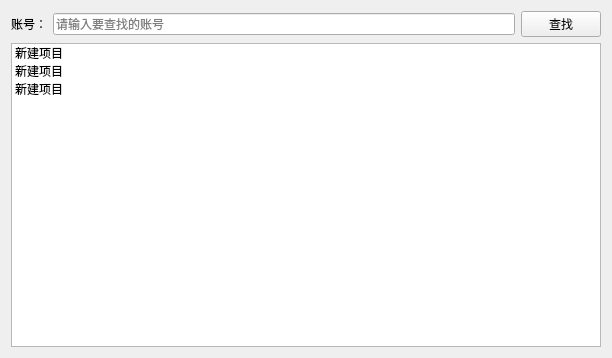
<?xml version="1.0" encoding="UTF-8"?>
<ui version="4.0">
 <class>findFrined</class>
 <widget class="QWidget" name="findFrined">
  <property name="geometry">
   <rect>
    <x>0</x>
    <y>0</y>
    <width>612</width>
    <height>358</height>
   </rect>
  </property>
  <property name="minimumSize">
   <size>
    <width>352</width>
    <height>0</height>
   </size>
  </property>
  <property name="maximumSize">
   <size>
    <width>16777215</width>
    <height>16777215</height>
   </size>
  </property>
  <property name="windowTitle">
   <string>Form</string>
  </property>
  <layout class="QVBoxLayout" name="verticalLayout">
   <item>
    <layout class="QHBoxLayout" name="horizontalLayout">
     <item>
      <widget class="QLabel" name="label">
       <property name="text">
        <string>账号：</string>
       </property>
      </widget>
     </item>
     <item>
      <widget class="QLineEdit" name="lineEdit">
       <property name="placeholderText">
        <string>请输入要查找的账号</string>
       </property>
      </widget>
     </item>
     <item>
      <widget class="QPushButton" name="pushButton">
       <property name="text">
        <string>查找</string>
       </property>
      </widget>
     </item>
    </layout>
   </item>
   <item>
    <widget class="QListWidget" name="listWidget">
     <item>
      <property name="text">
       <string>新建项目</string>
      </property>
     </item>
     <item>
      <property name="text">
       <string>新建项目</string>
      </property>
     </item>
     <item>
      <property name="text">
       <string>新建项目</string>
      </property>
     </item>
    </widget>
   </item>
  </layout>
 </widget>
 <resources/>
 <connections/>
</ui>
